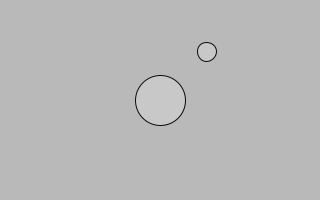
Frame 1 (no input)
Frame 60 (the mouse pressed at the canvas centre just before this capture): identical to frame 1, image omitted
Frame 120 (the mouse held since frame 60 and released just before this capture): identical to frame 1, image omitted

The Processing sketch that drew this single still picture (run headless with seeded random() and noise(); from frame 60 on, the mouse is pressed at the canvas centre):

// Processing sketch: class_particle
// ── class_particle.pde
Particle p;
Particle p1;
void setup(){
  size(320, 200);
  frameRate(60);
  p = new Particle(width/2, height/2, 50);
 // p1 = new Particle(width/2, height/2, 25);
  p1 = new Particle();
}

void draw(){
  if(dist(p.x, p.y, p1.x, p1.y) < (p.diameter + p1.diameter)/2) background(0, 200, 0);
  else background(#B9B9B9);
  p.display();
  p1.display();
}

// ── Particle.pde
class Particle{
  float x, y, diameter;
  
  Particle(){
   x = random(width);
   y = random(height);
   diameter = random(2, 20);
  }
  
  Particle(float X, float Y, float Diameter){
   x = X;
   y = Y;
   diameter = Diameter;
  }
  
  void display(){
    stroke(10);
    fill(200);
    ellipse(x, y, diameter, diameter);
  }
}
